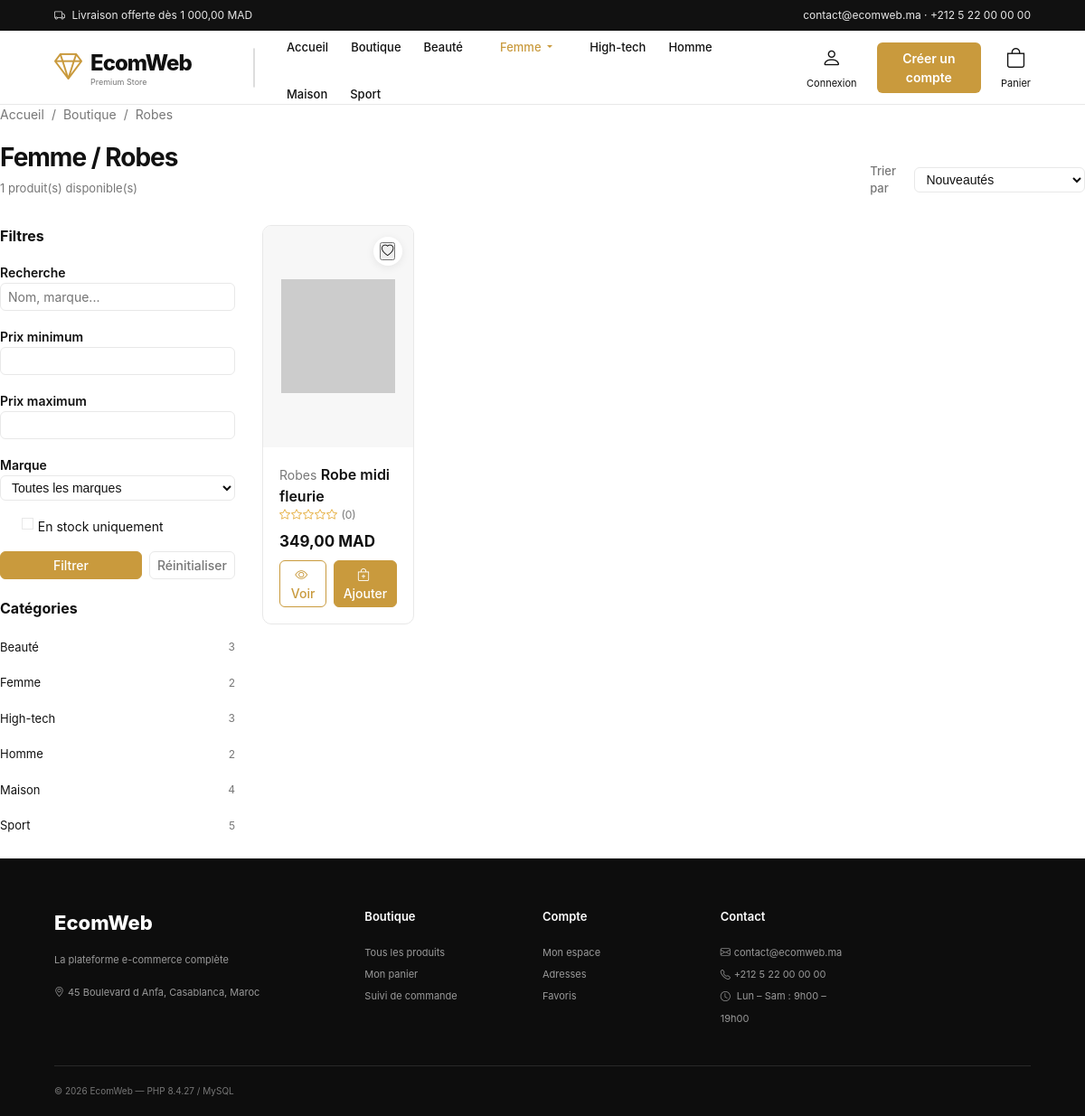
The app's page /ecommerce/ecom-projet-fend/ecom_web_platform/categorie/8 with its own data.
### tables this page shows
CREATE TABLE IF NOT EXISTS categories (
  id          INT UNSIGNED NOT NULL AUTO_INCREMENT,
  name        VARCHAR(120) NOT NULL,
  description TEXT         NULL,
  image       VARCHAR(255) NULL,
  parent_id   INT UNSIGNED NULL,
  created_at  DATETIME     NOT NULL DEFAULT CURRENT_TIMESTAMP,
  updated_at  DATETIME     NOT NULL DEFAULT CURRENT_TIMESTAMP ON UPDATE CURRENT_TIMESTAMP,
  PRIMARY KEY (id),
  KEY idx_categories_parent (parent_id),
  CONSTRAINT fk_categories_parent FOREIGN KEY (parent_id)
    REFERENCES categories (id) ON DELETE SET NULL
);

CREATE TABLE IF NOT EXISTS products (
  id                   INT UNSIGNED NOT NULL AUTO_INCREMENT,
  name                 VARCHAR(200) NOT NULL,
  description          TEXT         NULL,
  price                DECIMAL(10,2) NOT NULL DEFAULT 0.00,
  old_price            DECIMAL(10,2) NULL,
  discount_percentage  DECIMAL(5,2)  NULL,
  stock                INT          NOT NULL DEFAULT 0,
  thumbnail            VARCHAR(255) NULL,
  images               LONGTEXT     NULL,   
  attributes           LONGTEXT     NULL,   
  brand                VARCHAR(120) NULL,
  is_featured          TINYINT(1)   NOT NULL DEFAULT 0,
  is_new               TINYINT(1)   NOT NULL DEFAULT 0,
  overlay_image        VARCHAR(255) NULL,   
  category_id          INT UNSIGNED NULL,
  sold_count           INT UNSIGNED NOT NULL DEFAULT 0,
  views                INT UNSIGNED NOT NULL DEFAULT 0,
  rating_cache         DECIMAL(3,2)  NOT NULL DEFAULT 0.00,
  review_count_cache   INT UNSIGNED NOT NULL DEFAULT 0,
  created_at           DATETIME     NOT NULL DEFAULT CURRENT_TIMESTAMP,
  updated_at           DATETIME     NOT NULL DEFAULT CURRENT_TIMESTAMP ON UPDATE CURRENT_TIMESTAMP,
  PRIMARY KEY (id),
  KEY idx_products_category (category_id),
  KEY idx_products_featured (is_featured),
  KEY idx_products_new (is_new),
  KEY idx_products_price (price),
  KEY idx_products_created (created_at),
  CONSTRAINT fk_products_category FOREIGN KEY (category_id)
    REFERENCES categories (id) ON DELETE SET NULL
);

### app/Views/web/shop.php (the view, shortened to what the rows shown need)
<?php
$paginator = $paginator ?? null;
$category = $category ?? null;
$wishlistIds = $wishlistIds ?? [];
$products = $paginator === null ? [] : $paginator->items;
?>
<nav aria-label="fil d'ariane">
    <ol class="breadcrumb small">
        <li class="breadcrumb-item"><a href="<?= e(url('/')) ?>">Accueil</a></li>
        <?php if ($category !== null): ?>
            <li class="breadcrumb-item"><a href="<?= e(url('/boutique')) ?>">Boutique</a></li>
            <li class="breadcrumb-item active" aria-current="page"><?= e($category->name) ?></li>
        <?php else: ?>
            <li class="breadcrumb-item active" aria-current="page">Boutique</li>
        <?php endif; ?>
    </ol>
</nav>
<div class="shop-header">
    <div>
        <h1 class="shop-title">
            <?= $category !== null ? e($category->path()) : 'Tous nos produits' ?>
        </h1>
        <p class="shop-count"><?= (int) ($paginator?->total ?? 0) ?> produit(s) disponible(s)</p>
    </div>
</div>
<div class="shop-layout">
    <aside class="shop-sidebar">
        <div class="panel">
            <h2 class="panel-title">Filtres</h2>
        </div>
        <div class="panel">
            <h2 class="panel-title">Catégories</h2>
            <ul class="list-unstyled small mb-0">
                <?php foreach (($categories ?? []) as $node): ?>
                    <li class="mb-2">
                        <a href="<?= e(url('/categorie/' . (int) $node['id'])) ?>"
                           class="category-link">
                            <span><?= e($node['name']) ?></span>
                            <span class="category-count"><?= (int) $node['product_count'] ?></span>
                        </a>
                    </li>
                <?php endforeach; ?>
            </ul>
        </div>
    </aside>
    <section class="shop-products">
        <?php if ($products === []): ?>
            <div class="panel text-center py-5">
                <i class="bi bi-search fs-1 text-muted-2"></i>
                <h2 class="h5 mt-3">Aucun produit ne correspond à votre recherche</h2>
                <p class="text-muted-2">Essayez d'élargir vos critères de filtrage.</p>
                <a class="btn btn-outline-primary" href="<?= e(url('/boutique')) ?>">Voir tout le catalogue</a>
            </div>
        <?php else: ?>
            <div class="products-grid">
                <?php foreach ($products as $product): ?>
                    <?php View::partial('partials.product-card', ['product' => $product, 'wishlistIds' => $wishlistIds]); ?>
                <?php endforeach; ?>
            </div>
        <?php endif; ?>
    </section>
</div>

### app/Views/partials/product-card.php (shortened to what the rows shown need)
<?php
$wishlistIds = $wishlistIds ?? [];
$isFavorite = in_array((int) $product->id, array_map('intval', $wishlistIds), true);
$category = $product->category();
$finalPrice = $product->effectivePrice();
?>
<div class="card card-product">
    <div class="product-image">
        <a href="<?= e(product_url($product)) ?>">
            <img src="<?= e(img($product->thumbnail)) ?>" alt="<?= e($product->name) ?>" loading="lazy">
        </a>
        <form method="post" action="<?= e(url('/favoris/' . (int) $product->id)) ?>" class="favorite" data-wishlist>
            <button type="submit" title="<?= $isFavorite ? 'Retirer des favoris' : 'Ajouter aux favoris' ?>">
                <i class="bi <?= $isFavorite ? 'bi-heart-fill' : 'bi-heart' ?>"></i>
            </button>
        </form>
    </div>
    <div class="product-info">
        <?php if ($category !== null): ?>
            <a class="small text-muted-2" href="<?= e(url('/categorie/' . (int) $category->id)) ?>"><?= e($category->name) ?></a>
        <?php endif; ?>
        <a class="fw-semibold text-body" href="<?= e(product_url($product)) ?>">
            <?= e(excerpt($product->name, 52)) ?>
        </a>
        <div class="rating">
            <?= stars((float) $product->rating_cache) ?>
            <span class="text-muted-2">(<?= (int) $product->review_count_cache ?>)</span>
        </div>
        <div class="d-flex align-items-baseline gap-2">
            <span class="price"><?= e(money($finalPrice)) ?></span>
        </div>
        <div class="d-flex gap-2 pt-2">
            <a href="<?= e(product_url($product)) ?>" class="btn btn-sm btn-outline-primary flex-grow-1">
                <i class="bi bi-eye me-1"></i>Voir
            </a>
            <?php if ($product->isInStock()): ?>
                <a href="<?= e(product_url($product)) ?>#panier" class="btn btn-sm btn-primary flex-grow-1">
                    <i class="bi bi-bag-plus me-1"></i>Ajouter
                </a>
            <?php else: ?>
                <button class="btn btn-sm btn-secondary flex-grow-1" disabled>Rupture</button>
            <?php endif; ?>
        </div>
    </div>
</div>

### app/Core/helpers.php (shortened to what the rows shown need)
<?php
if (!function_exists('config')) {
    function config(string $key, mixed $default = null): mixed
    {
        $config = $GLOBALS['config'] ?? [];
        $value = $config;
        foreach (explode('.', $key) as $segment) {
            $value = $value[$segment];
        }
        return $value;
    }
}
if (!function_exists('e')) {
    function e(mixed $value): string
    {
        if (is_bool($value)) {
            return $value ? '1' : '';
        }
        return htmlspecialchars((string) $value, ENT_QUOTES, 'UTF-8');
    }
}
if (!function_exists('url')) {
    function url(string $path = '/'): string
    {
        return rtrim((string) config('app.url', ''), '/') . '/' . ltrim($path, '/');
    }
}
if (!function_exists('asset')) {
    function asset(string $path): string
    {
        return url('public/' . ltrim($path, '/'));
    }
}
if (!function_exists('img')) {
    function img(?string $src, string $fallback = 'assets/img/placeholder.svg'): string
    {
        $src = trim((string) $src);
        if (preg_match('#^(https?:)?//|^data:#i', $src) === 1) {
            return $src;
        }
        return url('public/' . ltrim($src, '/'));
    }
}
if (!function_exists('product_url')) {
    function product_url(Product|int|null $product): string
    {
        $id = $product instanceof Product ? (int) $product->id : (int) $product;
        return $id > 0 ? url('/produit/' . $id) : url('/boutique');
    }
}
if (!function_exists('route_is')) {
    function route_is(string ...$paths): bool
    {
        $current = Request::instance()->path();
        return false;
    }
}
if (!function_exists('is_active')) {
    function is_active(string $path, string $class = 'active'): string
    {
        return route_is($path) ? $class : '';
    }
}
if (!function_exists('excerpt')) {
    function excerpt(?string $text, int $length = 140): string
    {
        $text = trim(strip_tags((string) $text));
        if (mb_strlen($text) <= $length) {
            return $text;
        }
        return rtrim(mb_substr($text, 0, $length), " \t\n\r\0\x0B.,;:") . 'â€¦';
    }
}
if (!function_exists('stars')) {
    function stars(float $rating): string
    {
        $full = (int) floor($rating);
        $half = ($rating - $full) >= 0.5;
        $html = '<span class="stars">';
        for ($i = 1; $i <= 5; $i++) {
            if ($i <= $full) {
                $html .= '<i class="bi bi-star-fill"></i>';
            } elseif ($half && $i === $full + 1) {
                $html .= '<i class="bi bi-star-half"></i>';
            } else {
                $html .= '<i class="bi bi-star"></i>';
            }
        }
        return $html . '</span>';
    }
}

### app/Views/layouts/main.php (shortened to what the rows shown need)
<?php
$appName = $appName ?? config('app.name', 'EcomWeb');
?>
<!doctype html>
<html lang="fr">
<head>
    <link rel="stylesheet" href="https://cdn.jsdelivr.net/npm/bootstrap-icons@1.11.3/font/bootstrap-icons.min.css">
    <link href="<?= e(asset('assets/css/style.css')) ?>" rel="stylesheet">
</head>
<body>
<header class="header">
    <a class="logo" href="<?= e(url('/')) ?>">
        <div>
            <h1><?= e($appName) ?></h1>
        </div>
    </a>
    <nav class="nav">
        <a class="<?= is_active('/') ? 'active' : '' ?>" href="<?= e(url('/')) ?>">Accueil</a>
        <a class="<?= is_active('/boutique') ? 'active' : '' ?>" href="<?= e(url('/boutique')) ?>">Boutique</a>
        <?php foreach (($categories ?? []) as $category): ?>
            <?php if (!empty($category['children'])): ?>
                <div class="dropdown">
                    <a class="nav-link dropdown-toggle <?= is_active('/categorie/' . $category['id']) ? 'active' : '' ?>"
                       href="<?= e(url('/categorie/' . $category['id'])) ?>"
                       data-bs-toggle="dropdown" role="button">
                        <?= e($category['name']) ?>
                    </a>
                </div>
            <?php else: ?>
                <a class="<?= is_active('/categorie/' . $category['id']) ? 'active' : '' ?>" href="<?= e(url('/categorie/' . $category['id'])) ?>"><?= e($category['name']) ?></a>
            <?php endif; ?>
        <?php endforeach; ?>
    </nav>
</header>
<main>
    <?= $content ?>
</main>
</body>
</html>

### records on screen
categories: name "Beauté", product_count "3"
categories: name "Femme", name "Femme / Robes", id "2"
categories: name "High-tech", id "3"
categories: name "Homme", product_count "2"
categories: name "Maison", product_count "4"
categories: name "Sport", product_count "5"
categories: name "Robes"
products: category.name "Robes", name "Robe midi fleurie", rating_cache 0 (drawn), review_count_cache "0", price "349,00 MAD"

### other values on screen
money($freeShipping ?? free_shipping_from()) "1 000,00 MAD"
$storeEmail "contact@ecomweb.ma"
$storePhone "+212 5 22 00 00 00"
$appName "EcomWeb"
$paginator?->total "1"
config('app.tagline', '') "La plateforme e-commerce complète"
$storeAddress "45 Boulevard d Anfa, Casablanca, Maroc"
PHP_VERSION "8.4.27"
form field tri "Nouveautés"
